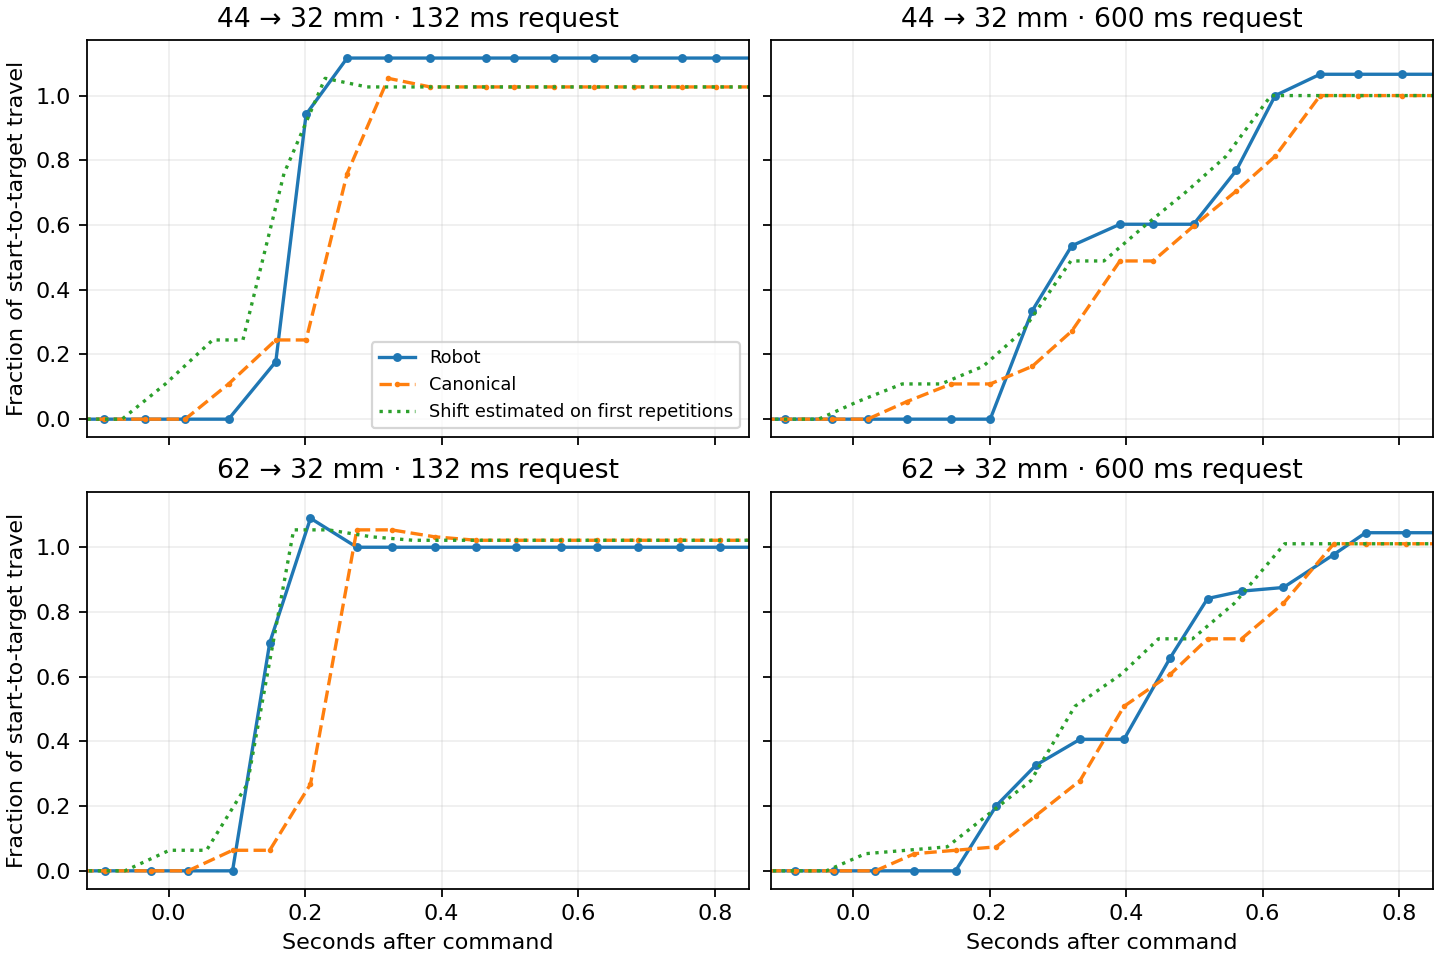

The script that saved this image:
"""Check a command-to-encoder time shift on second repetitions."""
import csv
from pathlib import Path

import matplotlib.pyplot as plt
import numpy as np

here = Path(__file__).resolve().parent


def rows(name):
    with (here / name).open() as f:
        return list(csv.DictReader(f))


raw = rows("recording.csv")
states = [r for r in raw if r["event"] == "state"]
commands = [r for r in raw if r["event"] == "command"]
model = rows("replay.csv")
time = np.array([float(r["s"]) for r in states])
assert np.array_equal(time, [float(r["s"]) for r in model])
traces = [np.array([float(r["lift_mm"]) for r in source]) for source in (states, model)]


def crossing(t, fraction, level):
    i = np.flatnonzero((fraction[:-1] < level) & (fraction[1:] >= level))[0]
    return np.interp(level, fraction[i:i+2], t[i:i+2])


records = []
fig, axes = plt.subplots(2, 2, figsize=(9, 6), layout="constrained", sharex=True, sharey=True)
for i in range(1, len(commands), 2):
    cue = float(commands[i]["s"])
    duration = float(commands[i]["duration_s"])
    height = int(commands[i-1]["target_mm"])
    times = time - cue
    use = (times >= -.2) & (times <= 1.1)
    t = times[use]
    fractions = []
    for trace in traces:
        start = np.median(trace[(times >= -.2) & (times < 0)])
        fractions.append((start - trace[use]) / (start - 32))
    observed, predicted = fractions
    delta = [crossing(t, predicted, level) - crossing(t, observed, level) for level in (.2, .5, .8)]
    records.append((duration, delta))
    if i < 8:
        continue
    shift = np.median([d[1] for dur, d in records[:4] if dur == duration])
    ax = axes[int(height == 62), int(duration == .6)]
    for x, y, style, label in [(t, observed, "o-", "Robot"), (t, predicted, ".--", "Canonical"),
                               (t-shift, predicted, ":", "Shift estimated on first repetitions")]:
        ax.plot(x, y, style, ms=3, label=label)
    ax.set_title(f"{height} → 32 mm · {duration*1000:.0f} ms request")
    ax.grid(alpha=.2)
    print(f"Trial {(i+1)//2}, shift {1000*shift:.0f} ms, model minus robot at 20/50/80% "
          f"{np.round(1000*np.array(delta)).astype(int)}, shifted "
          f"{np.round(1000*(np.array(delta)-shift)).astype(int)} ms")
for ax in axes[-1]:
    ax.set_xlabel("Seconds after command")
for ax in axes[:, 0]:
    ax.set_ylabel("Fraction of start-to-target travel")
axes[0,0].legend(fontsize=8)
axes[0,0].set_xlim(-.12,.85)
fig.savefig(here / "phase.png", dpi=160)
